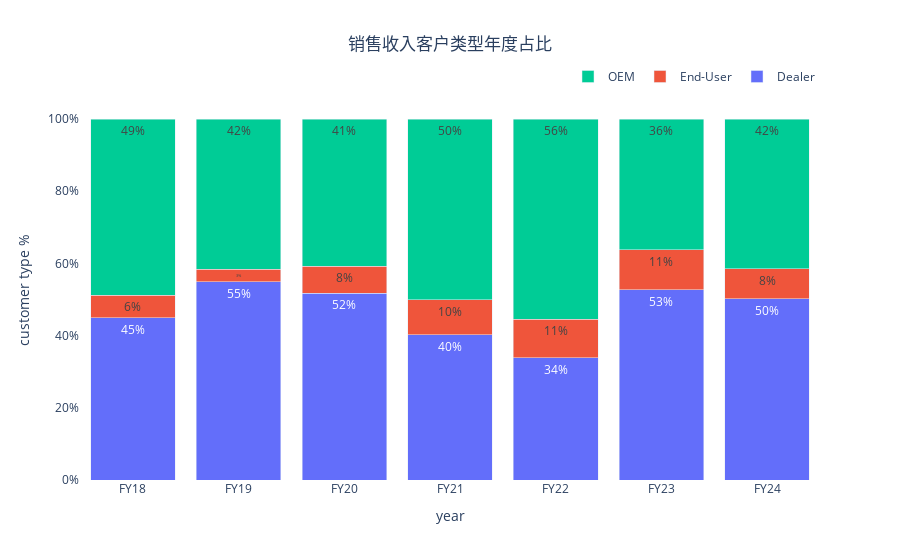
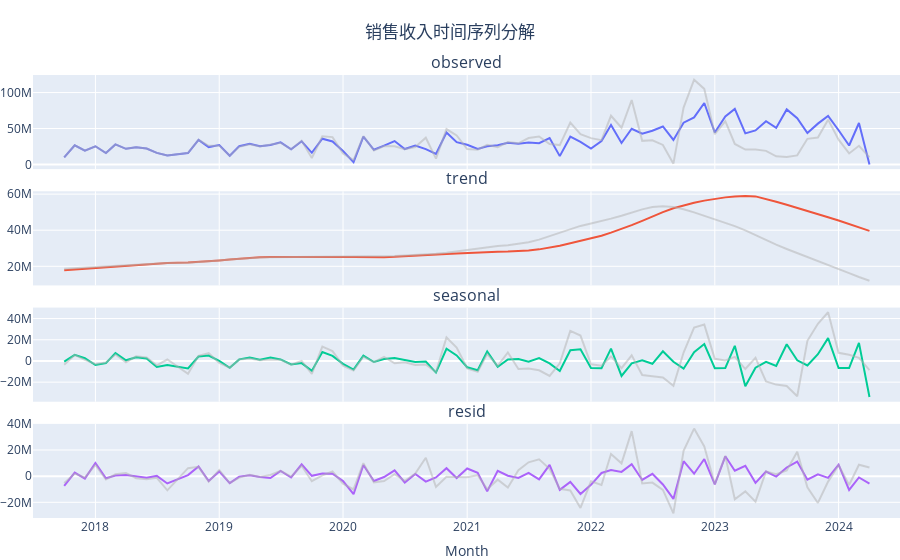

Here is the notebook cell these charts were saved with, in order:
### Markdown cell above
### 销售收入时间序列分解：
1. 在销售收入方面，2022年前各客户类型（包括经销商， 最终用户与设备制造商）占比情况与订单情况类似。最近两年，由于经销商在消耗库存和在途订单，收入占比加大，订单占比减少。
2. 收入的趋势与订单趋势类似，但有一定的滞后；
3. 销售收入的季节性不如订单显著；
4. 季节性因素（seasonal）及随机因素（residual）震荡情况销售输入对比新订单要小。

### Code cell
# customer type percentage
pivot = df.pivot_table(
    index='FiscalYear', columns='BuyerType', 
    values='TO', aggfunc='sum'
) 
pivot = pivot / pivot.sum(axis=1).values.reshape(len(pivot),1)
text = pivot.map(lambda x: f"{x:.0%}")
x = pivot.index
fig = go.Figure()
for col in pivot.columns:
    fig.add_trace(go.Bar(x=x, y=pivot[col], name=col, text=text[col]))
fig.update_layout(
    barmode='stack', xaxis_title='year', yaxis_title='customer type %', 
    plot_bgcolor='rgba(0,0,0,0)', height=600,
    title='销售收入客户类型年度占比', title_x=0.5,
    legend=dict(orientation="h", x=1, y=1.1, xanchor="right", yanchor="top")
)
fig.update_yaxes(tickformat=".0%")    
fig.show()
fig.write_image(r"img/04-TurnOver_by_customer-type.png", width=1200, height=600)

# decomposition
ts = df.groupby('month')['TO'].sum()
decomposition_to = STL(ts, period=12).fit()

fig = make_subplots(
    rows=4, cols=1,
    shared_xaxes=True,
    vertical_spacing=0.05,
    subplot_titles=['observed', 'trend', 'seasonal', 'resid']    
)
x = ts.index
fig.add_trace(go.Scatter(x=x, y=decomposition_to.observed), row=1, col=1)
fig.add_trace(go.Scatter(x=x, y=decomposition_to.trend), row=2, col=1)
fig.add_trace(go.Scatter(x=x, y=decomposition_to.seasonal), row=3, col=1)
fig.add_trace(go.Scatter(x=x, y=decomposition_to.resid), row=4, col=1)

or_color = 'rgba(177, 177, 177, 0.5)'
fig.add_trace(go.Scatter(x=x, y=decomposition_or.observed, line_color=or_color), row=1, col=1)
fig.add_trace(go.Scatter(x=x, y=decomposition_or.trend, line_color=or_color), row=2, col=1)
fig.add_trace(go.Scatter(x=x, y=decomposition_or.seasonal, line_color=or_color), row=3, col=1)
fig.add_trace(go.Scatter(x=x, y=decomposition_or.resid, line_color=or_color), row=4, col=1)


fig.update_layout(
    height=1200, margin={'t':75, 'b':0, 'l':0, 'r':0},
    xaxis4=dict(title="Month", dtick='M12', range=['2017-07-01','2024-06-30']),
    showlegend=False,
    title='销售收入时间序列分解', title_x=0.5
)
fig.show()
fig.write_image(r"img/05-TurnOver_decompostion.png", width=1200, height=1200)
